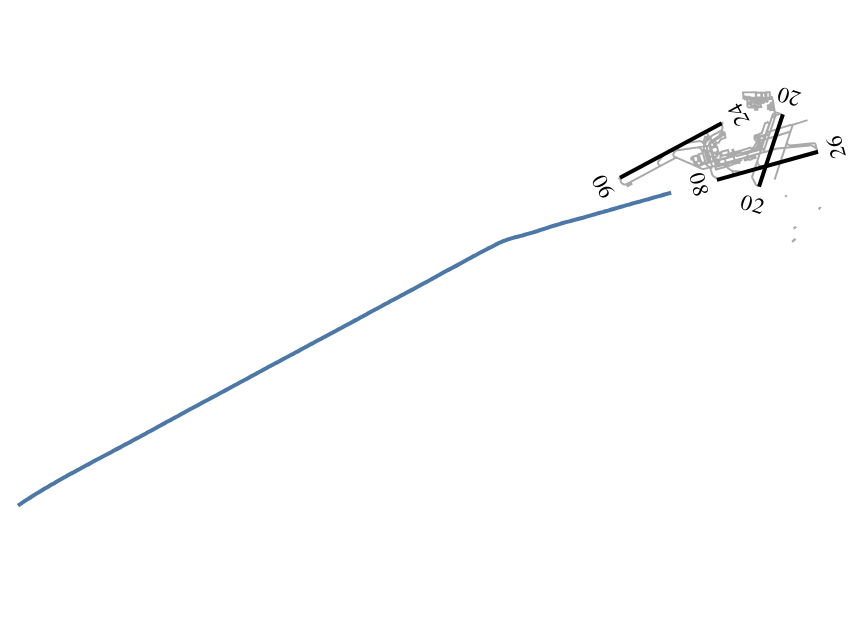

The notebook cell this image was saved under:
### Code cell
from traffic.data import airports

airports["LFPO"].geoencode() + circle_to_land.last("5T").geoencode()

### Figure 1 — Vega-Lite specification as saved in the notebook (floating-point values rounded to 4 significant figures; data arrays with more than 128 entries replaced by an {"elided": "..."} marker saying what was removed)
{"config": {"view": {"continuousWidth": 400, "continuousHeight": 300, "opacity": 0}}, "layer": [{"data": {"values": {"type": "FeatureCollection", "features": {"elided": "228 records"}}}, "mark": {"type": "geoshape", "fill": "", "stroke": "#aaaaaa"}}, {"data": {"values": [{"geometry": {"type": "LineString", "coordinates": [[2.377, 48.72], [2.387, 48.74]]}, "properties": "02/20", "type": "Feature"}, {"geometry": {"type": "LineString", "coordinates": [[2.317, 48.72], [2.361, 48.74]]}, "properties": "06/24", "type": "Feature"}, {"geometry": {"type": "LineString", "coordinates": [[2.359, 48.72], [2.402, 48.73]]}, "properties": "08/26", "type": "Feature"}]}, "mark": {"type": "geoshape", "stroke": "black", "strokeWidth": 2}}, {"layer": [{"mark": {"type": "text", "angle": 18.33, "baseline": "middle", "dy": 10}, "encoding": {"latitude": {"field": "latitude", "type": "quantitative"}, "longitude": {"field": "longitude", "type": "quantitative"}, "text": {"type": "nominal", "field": "name"}}, "transform": [{"filter": "(datum.name === '02')"}]}, {"mark": {"type": "text", "angle": 198.3, "baseline": "middle", "dy": 10}, "encoding": {"latitude": {"field": "latitude", "type": "quantitative"}, "longitude": {"field": "longitude", "type": "quantitative"}, "text": {"type": "nominal", "field": "name"}}, "transform": [{"filter": "(datum.name === '20')"}]}, {"mark": {"type": "text", "angle": 61.82, "baseline": "middle", "dy": 10}, "encoding": {"latitude": {"field": "latitude", "type": "quantitative"}, "longitude": {"field": "longitude", "type": "quantitative"}, "text": {"type": "nominal", "field": "name"}}, "transform": [{"filter": "(datum.name === '06')"}]}, {"mark": {"type": "text", "angle": 241.9, "baseline": "middle", "dy": 10}, "encoding": {"latitude": {"field": "latitude", "type": "quantitative"}, "longitude": {"field": "longitude", "type": "quantitative"}, "text": {"type": "nominal", "field": "name"}}, "transform": [{"filter": "(datum.name === '24')"}]}, {"mark": {"type": "text", "angle": 74.44, "baseline": "middle", "dy": 10}, "encoding": {"latitude": {"field": "latitude", "type": "quantitative"}, "longitude": {"field": "longitude", "type": "quantitative"}, "text": {"type": "nominal", "field": "name"}}, "transform": [{"filter": "(datum.name === '08')"}]}, {"mark": {"type": "text", "angle": 254.5, "baseline": "middle", "dy": 10}, "encoding": {"latitude": {"field": "latitude", "type": "quantitative"}, "longitude": {"field": "longitude", "type": "quantitative"}, "text": {"type": "nominal", "field": "name"}}, "transform": [{"filter": "(datum.name === '26')"}]}], "data": {"name": "data-670ec4d8898c8f829343c310146314f7"}}, {"data": {"name": "data-e77d6bc4410d210dbd61ae671cd96751"}, "mark": "line", "encoding": {"latitude": {"field": "latitude", "type": "quantitative"}, "longitude": {"field": "longitude", "type": "quantitative"}}}], "$schema": "https://vega.github.io/schema/vega-lite/v4.8.1.json", "datasets": {"data-670ec4d8898c8f829343c310146314f7": [{"latitude": 48.72, "longitude": 2.377, "bearing": 18.33, "name": "02"}, {"latitude": 48.74, "longitude": 2.387, "bearing": 198.3, "name": "20"}, {"latitude": 48.72, "longitude": 2.317, "bearing": 61.82, "name": "06"}, {"latitude": 48.74, "longitude": 2.361, "bearing": 241.9, "name": "24"}, {"latitude": 48.72, "longitude": 2.359, "bearing": 74.44, "name": "08"}, {"latitude": 48.73, "longitude": 2.402, "bearing": 254.5, "name": "26"}], "data-e77d6bc4410d210dbd61ae671cd96751": {"elided": "300 records"}}}
